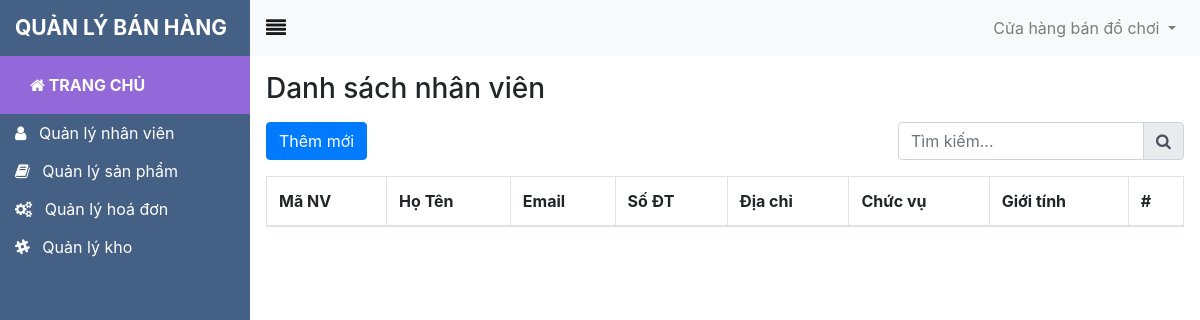
Page /Layout/user-list.php (signed in) on the earlier database version.
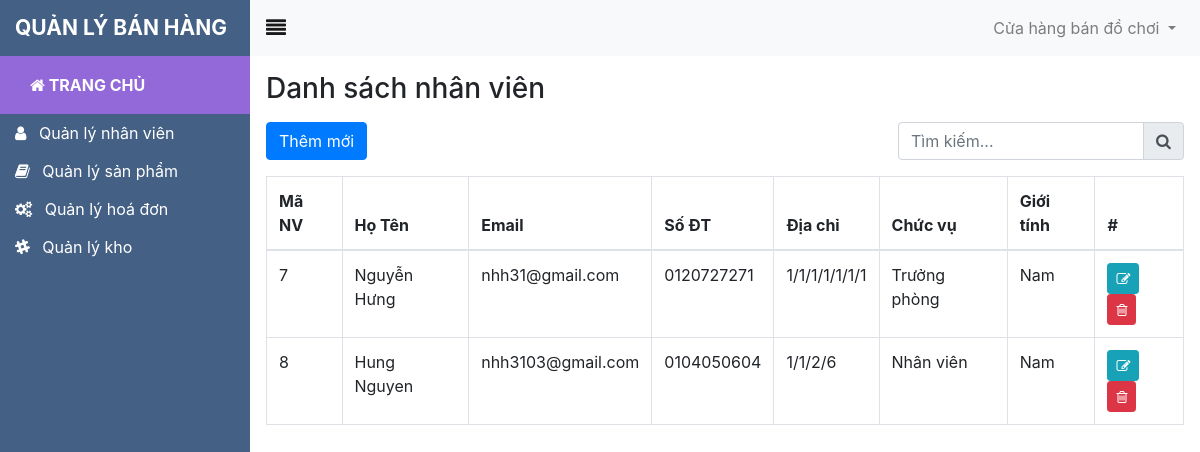
Same page on the later database version.
### tables this page shows
CREATE TABLE `nhanvien` (
  `MaNV` int(11) NOT NULL,
  `TenNV` varchar(50) NOT NULL,
  `SDT` varchar(10) NOT NULL,
  `Email` varchar(50) DEFAULT NULL,
  `DiaChi` varchar(200) NOT NULL,
  `ChucVu` varchar(20) NOT NULL,
  `GioiTinh` varchar(3) DEFAULT NULL
);

### db.php (called while the page is built, shortened)
<?php
	function open_db(){
		$conn = new mysqli(HOST, USER, PASS, DB);
		return $conn;
	}
	function load_table_staff(){
		$sql = 'SELECT * FROM nhanvien WHERE 1';
		$conn = open_db();
		$result = $conn->query($sql);
		if ($result->num_rows > 0) {
			return $result;
		}
		else{
			return;
		}
	}
 ?>

### Layout/user-list.php (the view, shortened to what this page needs)
<?php
require_once $_SERVER['DOCUMENT_ROOT'].'/CNPM/db.php';
?>
<!DOCTYPE html>
<html>
<head>
    <link rel="stylesheet" href="https://maxcdn.bootstrapcdn.com/font-awesome/4.7.0/css/font-awesome.min.css">
    <link rel="stylesheet" href="./css/bootstrap.min.css">
    <link rel="stylesheet" href='./css/style.css'>
</head>
<body>
    <div class="d-flex justify-content-between">
        <div id="side-bar">
            <div class="logo">QUẢN LÝ BÁN HÀNG</div>
            <ul class="list-group rounded-0">
                <li class="dashboard">
                    <a href="index.php">
                        <i class="fa fa-home" aria-hidden="true"></i> TRANG CHỦ
                    </a>
                </li>
                <li>
                    <a href="user-list.php">
                        <i class="fa fa-user mr-2"></i> Quản lý nhân viên
                    </a>
                </li>
                <li>
                    <a href="product-list.php">
                        <i class="fa fa-book mr-2"></i> Quản lý sản phẩm
                    </a>
                </li>
                <li>
                    <a href="bill-list.php">
                        <i class="fa fa-cogs mr-2"></i> Quản lý hoá đơn
                    </a>
                </li>
                <li>
                    <a href="stock-list.php">
                        <i class="fa fa-slack mr-2"></i> Quản lý kho
                    </a>
                </li>
            </ul>
        </div>
        <div id="admin-wrapper">
            <nav class="navbar navbar-expand-sm navbar-light bg-light w-100">
                <a class="navbar-brand" href="#"><i class="fa fa-align-justify"></i></a>
                <div class="collapse navbar-collapse" id="collapsibleNavId">
                    <ul class="navbar-nav ml-auto mt-2 mt-lg-0">
                        <li class="nav-item dropdown"><a class="nav-link dropdown-toggle" href="#" id="dropdownId" data-toggle="dropdown" aria-haspopup="true" aria-expanded="false">
                                Cửa hàng bán đồ chơi
                            </a>
                        </li>
                    </ul>
                </div>
            </nav>
            <section id="admin-content" class="p-3">
                <h3 class="mb-3">Danh sách nhân viên</h3>
                <div class="row">
                    <div class="col-md-8">
                        <a href="user-add.php" class="btn btn-primary">Thêm mới</a>
                    </div>
                    <div class="col-md-4">
                        <div class="input-group">
                            <input type="text" class="form-control" placeholder="Tìm kiếm...">
                            <div class="input-group-append">
                                <span class="input-group-text" id="basic-addon2"><i class="fa fa-search"></i></span>
                            </div>
                        </div>
                    </div>
                </div>
                <table class="table table-bordered table-hover mt-3">
                    <thead>
                        <tr>
                            <th>Mã NV</th>
                            <th>Họ Tên</th>
                            <th>Email</th>
                            <th>Số ĐT</th>
                            <th>Địa chỉ</th>
                            <th>Chức vụ</th>
                            <th>Giới tính</th>
                            <th>#</th>
                        </tr>
                    </thead>
                    <tbody>
                        <?php
                            $result = load_table_staff();
                            if(!empty($result)){
                                while ($row = $result->fetch_assoc()) {
                                    $id_staft = $row['MaNV'];
                                    $fullname = $row['TenNV'];
                                    $phone = $row['SDT'];
                                    $email = $row['Email'];
                                    $address = $row['DiaChi'];
                                    $position = $row['ChucVu'];
                                    $gender = $row['GioiTinh'];
                        ?>
                        <tr>
                            <td><?= $id_staft ?></td>
                            <td><?= $fullname ?></td>
                            <td><?= $email ?></td>
                            <td><?= $phone ?></td>
                            <td><?= $address ?></td>
                            <td><?= $position ?></td>
                            <td><?= $gender ?></td>
                            <td>
                                <a href="user-edit.php?id=<?=$id_staft?>" class="btn btn-sm btn-info">
                                    <i class="fa fa-pencil-square-o"></i>
                                </a>
                                <a href="user-remove.php?id=<?=$id_staft?>" class="btn btn-sm btn-danger">
                                    <i class="fa fa-trash-o"></i>
                                </a>
                            </td>
                        </tr>
                        <?php
                                }
                            }
                         ?>
                    </tbody>
                </table>
            </section>
        </div>
    </div>
</body>
</html>

### Layout/css/style.css (style rules this page uses)
#side-bar { width: 250px; min-height: 100vh; background: #446084; }
#side-bar .logo { font-weight: bold; color: #fff; font-size: 21px; padding: 12px 15px; }
#side-bar ul li a { background: transparent; padding: 7px 15px; color: #fff; display: block; text-decoration: none; }
#side-bar ul li.dashboard { font-weight: bold; text-transform: uppercase; background: #9368d8; padding: 10px 15px; color: #f2f2f2; }
#admin-wrapper { width: calc(100% - 250px); }

Differences in the rows shown:
added nhanvien: MaNV "7", TenNV "Nguyễn Hưng", Email "nhh31@gmail.com", SDT "0120727271", DiaChi "1/1/1/1/1/1/1", ChucVu "Trưởng phòng", GioiTinh "Nam"
added nhanvien: MaNV "8", TenNV "Hung Nguyen", Email "nhh3103@gmail.com", SDT "0104050604", DiaChi "1/1/2/6", ChucVu "Nhân viên", GioiTinh "Nam"
